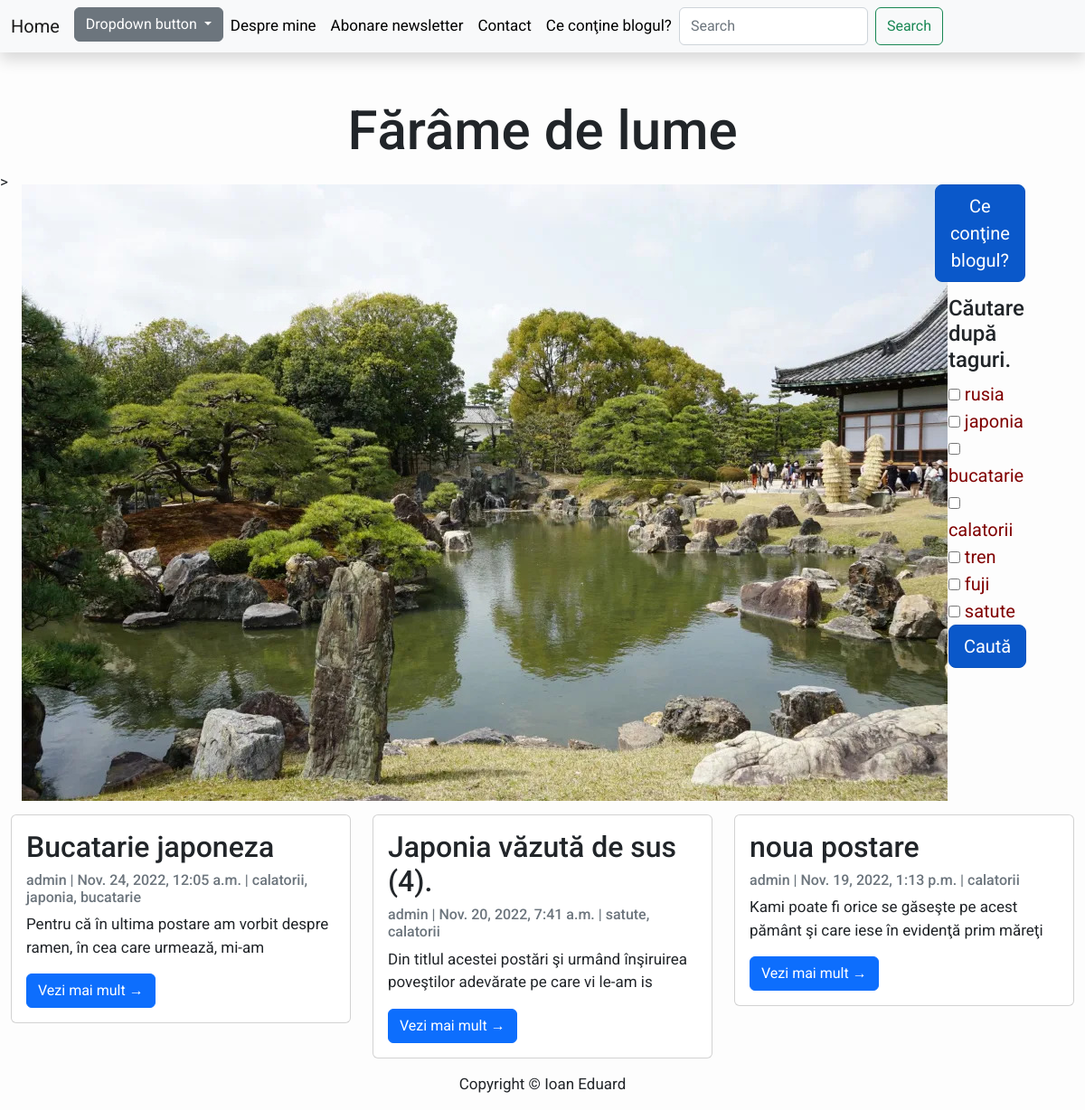
The page / on the database its author committed.
### Blog/models.py (models this page shows, shortened)
class Post(models.Model):
    title = models.CharField(max_length=200, unique=True)
    slug = models.SlugField(max_length=200, unique=True)
    author = models.ForeignKey(User, on_delete=models.CASCADE, related_name='blog_posts')
    updated_on = models.DateTimeField(auto_now=True)
    content = RichTextField(blank=True, null=True, config_name='awesome_ckeditor')
    category = models.CharField(max_length=200, default='calatorii')
    created_on = models.DateTimeField(auto_now_add=True)
    status = models.IntegerField(choices=STATUS, default=0)
    tags = models.CharField(max_length=200, null=True, default="")
    class Meta:
        ordering = ['-created_on']

### Blog/views.py (the view)
# urls.py: path('', views.PostList.as_view(), name='home'),
class PostList(generic.ListView):
    queryset = Post.objects.filter(status=1).order_by('-created_on')
    template_name = 'index.html'

### Blog/templatetags/customs.py (called while the page is built)
@register.filter(name='string_to_list')
def string_to_list(value) -> list:
    return str(value).replace(" ", "").split(",")

@register.filter(name='extract_unique_tags_from_post')
def extract_unique_tags_from_post(posts) -> set:
    buffer = []
    for post in posts:
        for tag in string_to_list(post.tags):
            buffer.append(tag)
    unique = set(buffer)
    return unique

### templates/index.html
{% extends "base.html" %}
{% load customs %}
{% load static %}
{% block content %}
    <header>
<br>
<br>
        <h1 style="text-align:center;font-size:60px;"> Fărâme de lume</h1>
        <div class="flex-container">>
            <div class="col-md-10">
                <img style="width: 1024px;display: block;  margin-left: auto;  margin-right: auto; "
                     alt="Gradina japoneza"
                     src="{% static 'images/poza_baza.jpg' %}"/>
            </div>
            <div class="col-md-1">
                <div class="sidenav">
                    <a href="{% url 'cuprins_blog' %}" class="btn btn-primary btn-lg active" role="button"
                       aria-pressed="true">Ce conţine blogul?</a>
                </div>
                <div class=flex-container>
                    <div>
                        <h4 style="text-justify:auto ">Căutare după taguri.</h4>
                        <form action="{% url 'tag_select_list_check' %}">
                            {% for item in post_list|extract_unique_tags_from_post %}
                                <input type="checkbox" id="ckb" name="tag" value={{ item }}>
                                <label for="ckb" style="color: maroon"> {{ item }} </label><br>
                            {% endfor %}
                            <input type="submit" value="Caută" class="btn btn-primary btn-lg active" >
                        </form>
                    </div>
                </div>
            </div>
        </div>
    </header>
    <div class="container-fluid">
        <div class="row">
            {% for post in post_list|slice:":3" %}
                <div class="col-md-4">
                    <div class="card">
                        <div class="card-body">
                            <h2 class="card-title">{{ post.title }}</h2>
                            <p class="card-text text-muted h6">{{ post.author }} | {{ post.created_on }}
                                | {{ post.tags }}    </p>
                            <p class="card-text">{{ post.content|striptags|safe|slice:":100" }}</p>
                            <a href="{% url 'post_detail' post.slug %}" class="btn btn-primary">Vezi mai mult &rarr;</a>
                        </div>
                    </div>
                </div>
            {% endfor %}
        </div>
    </div>
{% endblock %}

### static/css/my_style.css (style rules this page uses)
.flex-container { display: flex; }
.flex-container > div { margin: 5px; padding: 10px; font-size: 20px; }

### templates/base.html (style rules this page uses)
body { font-family: "Roboto", sans-serif; font-size: 17px; background-color: #fdfdfd; }

### rows shown on the page
Post: post_list "rusia"
Post: post_list "fuji"
Post: title "Bucatarie japoneza", author "admin", created_on "Nov. 24, 2022, 12:05 a.m.", tags "calatorii, japonia, bucatarie", content "Pentru că în ultima postare am vorbit despre ramen, în cea care urmează, mi-am"
Post: title "Japonia văzută de sus (4).", author "admin", created_on "Nov. 20, 2022, 7:41 a.m.", tags "satute, calatorii", content "Din titlul acestei postări şi urmând înşiruirea poveştilor adevărate pe care vi le-am is"
Post: title "noua postare", author "admin", created_on "Nov. 19, 2022, 1:13 p.m.", tags "calatorii", content "Kami poate fi orice se găseşte pe acest pământ şi care iese în evidenţă prim măreţi"

### other values the page prints
{{ item }} "japonia" "bucatarie" "calatorii" "tren" "satute"
